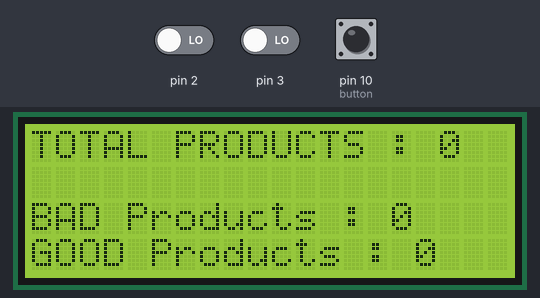
Bench run of a sketch on a simulated Arduino Uno, built with avr-gcc and run on an emulated ATmega328P. On the bench: 20×4 character LCD. Wiring (inferred from the names in the program): 24Cxx EEPROM at I2C address 0x50. The test bench sets the inputs (shaded band); at power-on: pin 2 LOW, pin 3 LOW, pin 10 (button) HIGH. EEPROM starts erased; what the sketch prints to the serial monitor is not drawn.

Above: at 2.4 s.
2.5 s: pin 2 driven HIGH
At 3.2 s:
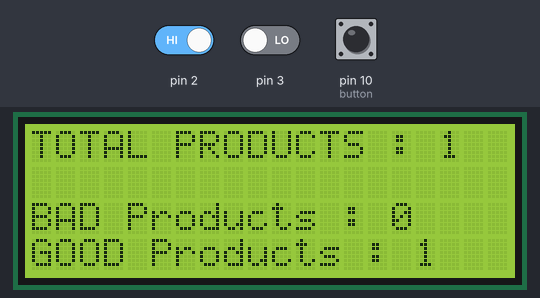
4.3 s: pin 3 driven HIGH
At 5.7 s:
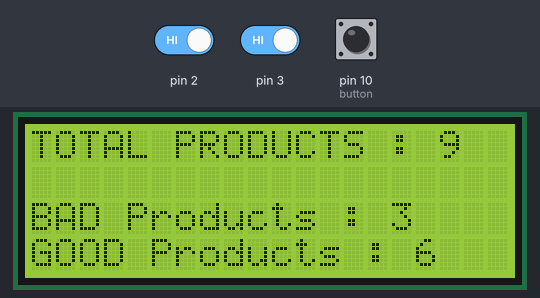
5.8 s: pin 10 (button) pulled LOW for 0.6 s
Timing chart, 0 to 8.8 s (numbered marks = the images above; inputs shaded):
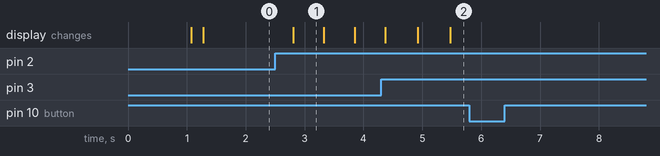

Measured:
- after the input at 2.5 s, the display: changes after 0.31 s (image 1)
- after the input at 5.8 s, every drawn part: stays the same
- what the display in image 1 shows lasts 0.5 s, from 2.8 s to 3.3 s

The sketch:

Product_or_Object_counter_Arduino_EEPROM_IR_Sensor.ino
```cpp
#include <Wire.h>
#include <LiquidCrystal.h>

#define TotalAddress 0x00 //Intail Address to Store Total Products Count
#define GoodAddress 0x0C //Intail Address to Store Bad Product Count
#define BadAddress 0x18 //Intail Address to Store Good Product Count

int bad = 0;
int good = 0;
int total = 0;
const int eeprom_address = 0x50;   // I2C address of the 24LC256 EEPROM

void LCD_print();
void Clear_EEPROM();

LiquidCrystal lcd(4, 5, 6, 7, 8, 9);

void setup()
{
  Wire.begin();
  Serial.begin(9600);
  for(int i=2 ; i<4 ; i++)
  {
    pinMode(i , INPUT);
  }

  pinMode(10 , INPUT);
  Serial.print("Automated Product Counter System ");
  lcd.begin(20, 4);
  lcd.print("--Product Counter--");
  lcd.setCursor(0, 1);
  lcd.print("        By         ");
  lcd.setCursor(0, 2);
  lcd.print(" Venkata Krishnaiah ");
  delay(1000);
  lcd.clear();


  for (int address = 0; address < 36; address++) //Reset all the Data of Total, Bad and Good Product Count that Program is loaded before Starting
  {
    writeEEPROM(TotalAddress+address, 0xFF);
  }

}

void loop()
{

  int clearROM = digitalRead(10); //If clear button is pressed it gives 0 else it returns 1

  if(!clearROM) //clears EEPROM when it returns 0
  {
    Clear_EEPROM(); //clear the EEPROM
  }

  else
  {
    if(digitalRead(2))
    {
      good++;
    }
    if(digitalRead(3))
    {
      bad++;
    }
    total = good + bad ;
    LCD_print();

    byte i = 0x00 ;
    for(int num = total ; num > 0 ; num = num/10)
    {
      int rem = num % 10 ;
      writeEEPROM(TotalAddress+i, rem); // Writing Total Products Count Byte by Byte

      Serial.print(" Total Products Address: ");
      Serial.print(TotalAddress+i);
      Serial.print(" Count ");
      Serial.println(rem);


      i++;
    }

    byte j = 0x00 ;
    for(int num = good ; num > 0 ; num = num/10)
    {
      int rem = num % 10 ;
      writeEEPROM(GoodAddress+j, rem); // Writing Good Products Count Byte by Byte

      Serial.print(" Good Products Address:");
      Serial.print(GoodAddress+j);
      Serial.print(" Count ");
      Serial.println(rem);

      j++;
    }

    byte k = 0x00 ;
    for(int num = bad ; num > 0 ; num = num/10)
    {
      int rem = num % 10 ;
      writeEEPROM(BadAddress+k, rem); // Writing Bad Products Count Byte by Byte

      Serial.print(" Bad Products at: ");
      Serial.print(BadAddress+k);
      Serial.print(" Count ");
      Serial.println(rem);

      k++;
    }
  /*
    // Read data from the EEPROM
    byte data = readEEPROM(2);
    Serial.print("Data: ");
    Serial.println(data);
    data = readEEPROM(3);
    Serial.print("Data: ");
    Serial.println(data); */


  }

  delay(500); // Wait for 0.5 second before writing and reading the data again

}

byte readEEPROM(int address)
{
  byte data;
  Wire.beginTransmission(eeprom_address);
  Wire.write((int)(address >> 8));   // Send the high byte of the address
  Wire.write((int)(address & 0xFF)); // Send the low byte of the address
  Wire.endTransmission();
  Wire.requestFrom(eeprom_address, 1);
  if (Wire.available())
  {
    data = Wire.read();
  }
  return data;
}

void writeEEPROM(int address, byte data) {
  Wire.beginTransmission(eeprom_address);
  Wire.write((int)(address >> 8));   // Send the high byte of the address
  Wire.write((int)(address & 0xFF)); // Send the low byte of the address
  Wire.write(data);
  Wire.endTransmission();
  delay(5);  // wait for the EEPROM to complete the write
}

void LCD_print()
{
  lcd.clear();

  lcd.setCursor(0, 2);
  lcd.print("BAD Products : ");
  lcd.print(bad);

  lcd.setCursor(0, 3);
  lcd.print("GOOD Products : ");
  lcd.print(good);

  lcd.setCursor(0, 0);
  lcd.print("TOTAL PRODUCTS : ");
  lcd.print(total);

}
void Clear_EEPROM()
{
   for (int address = 0; address < 32768; address++)
   {
    Wire.beginTransmission(eeprom_address);
    Wire.write((int)(address >> 8));
    Wire.write((int)(address & 0xFF));
    Wire.write(0xFF);
    Wire.endTransmission();
  }

    Serial.println("EEPROM data cleared!");
}
```
